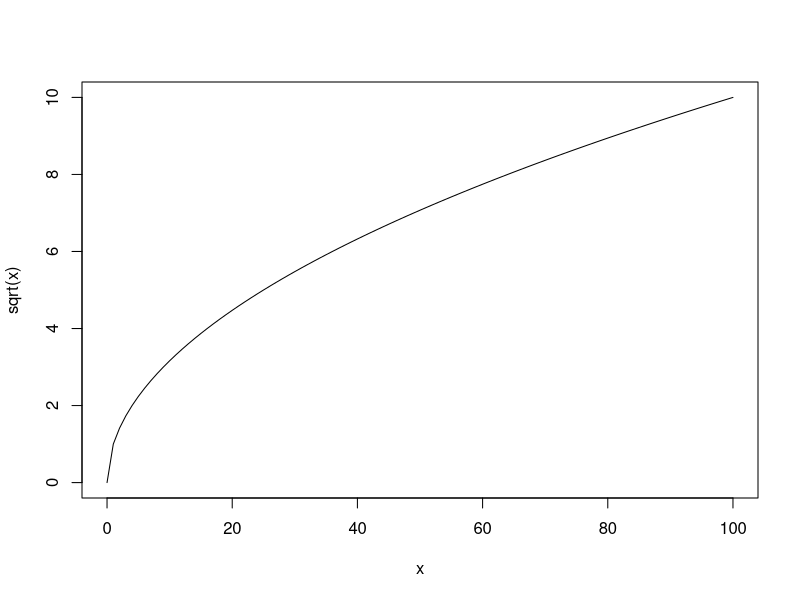
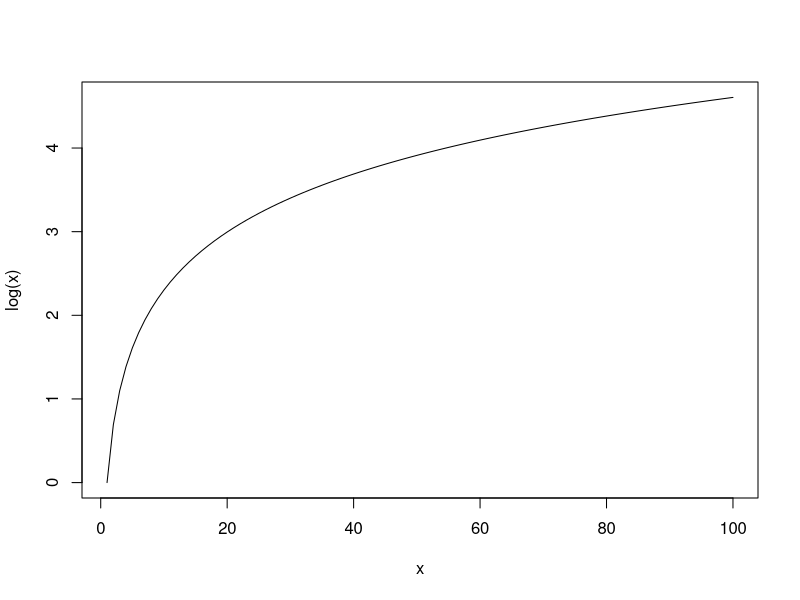
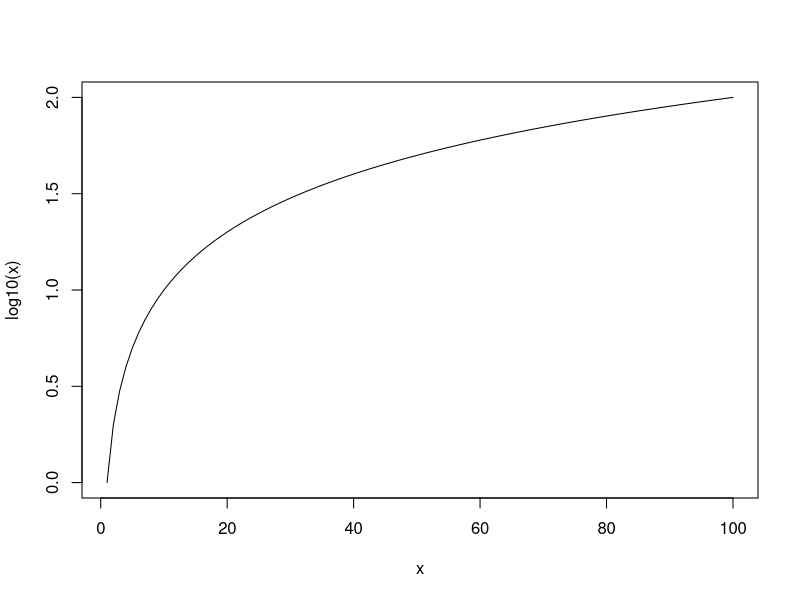
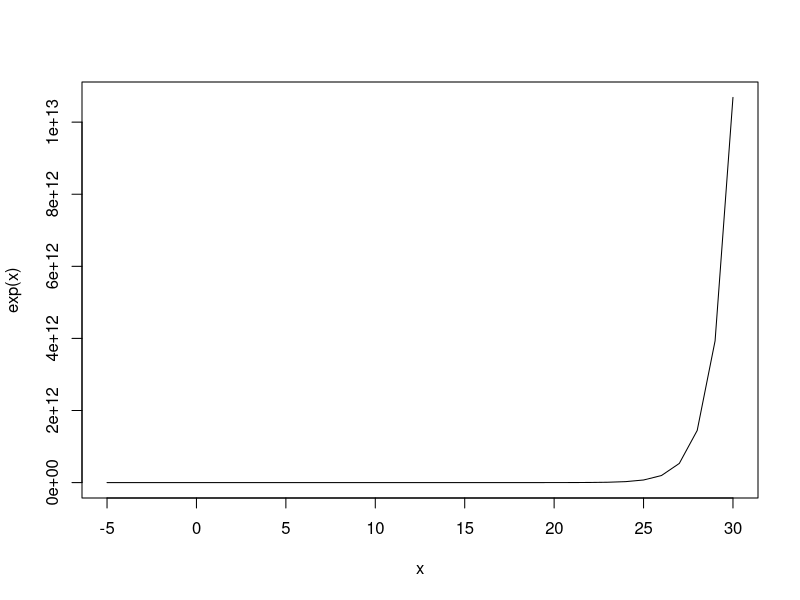
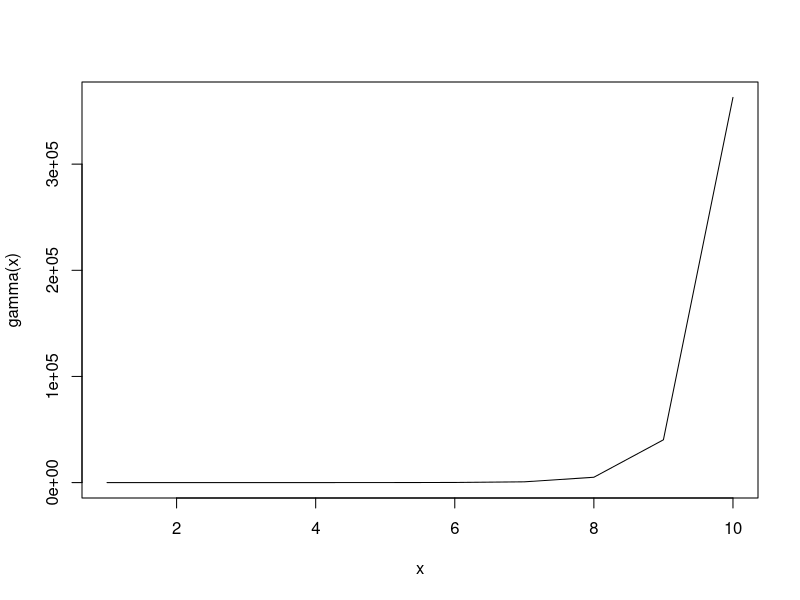
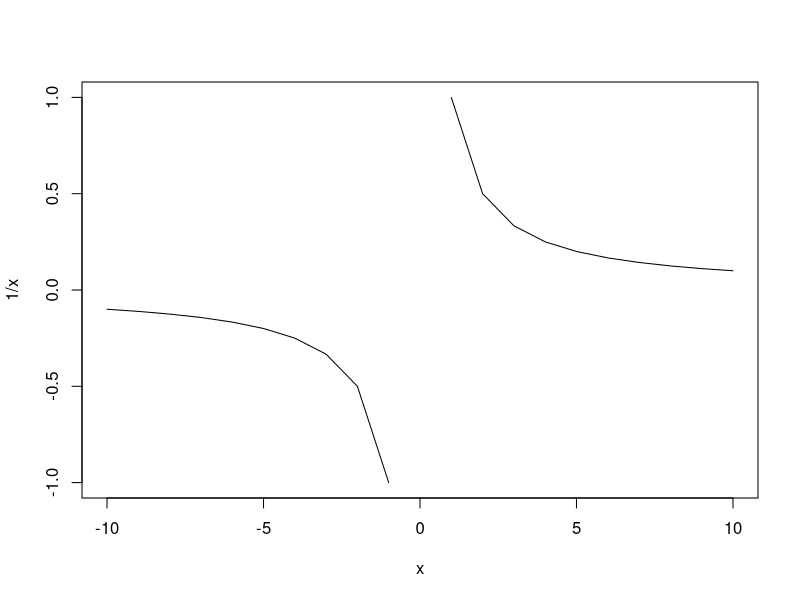
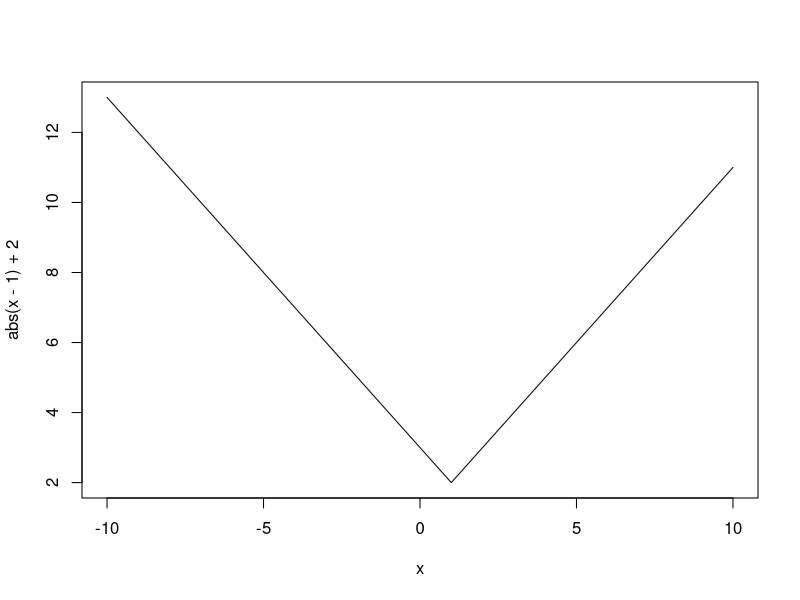
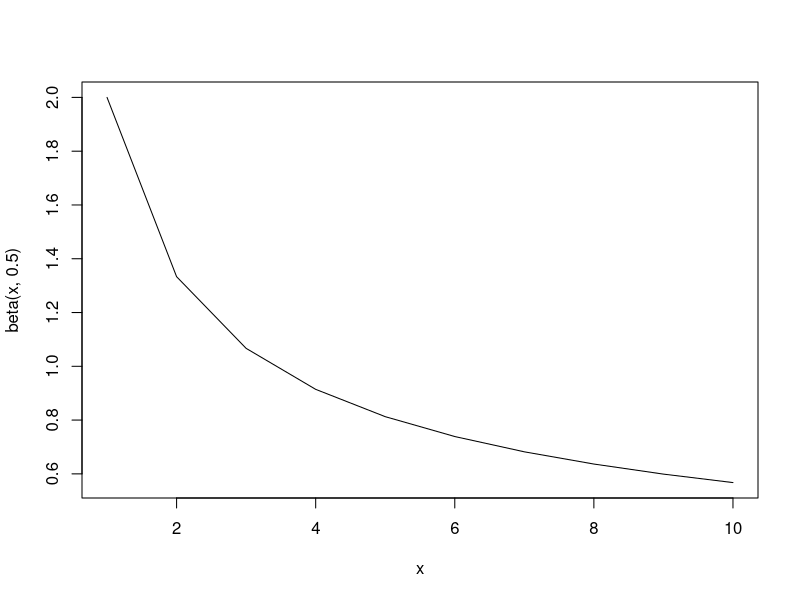

Reproduce these figures in R, in order.
## ---- chunk 1
# source("config/setup.R")
## ---- chunk 2
library(ggplot2)
library(reshape2)
## ---- chunk 3
x <- 0:100
plot(sqrt(x) ~ x, type = "l")
## ---- chunk 4
x <- 1:100
plot(log(x) ~ x, type = "l")
## ---- chunk 5
x <- 1:100
plot(log10(x) ~ x, type = "l")
## ---- chunk 6
x <- -5:30
plot(exp(x) ~ x, type = "l")
## ---- chunk 7
x <- 1:10
plot(gamma(x) ~ x, type = "l")
## ---- chunk 8
x <- c(-10:10)
plot(1/x ~ x, type = "l")
## ---- chunk 9
x <- c(-10:10)
plot(abs(x-1)+2 ~ x, type = "l")
## ---- chunk 10
x <- c(1:10)
plot(beta(x, 0.5) ~ x, type = "l")
## ---- chunk 11
x <- c(-10:10)
plot((x-1)^3 ~ x, type = "l")
## ---- chunk 12
x <- c(-10:10)
plot((x+1)/x ~ x, type = "l")
## ---- chunk 13
x <- seq(-300, 300, length.out = 300)
df <- data.frame(x = x,
           sqrt.x = sqrt(x),
           ln.x = log(x),
           log10.x = log10(x),
           exp.x = exp(x),
           gamma.x = gamma(x),
           inv.x = 1/x,
           mod.x = abs(x-1)+2,
           beta = beta(x, 0.5),
           cube = (x-1)^3,
           f.x = (x+1)/x
)
df.l <- reshape2::melt(df, id.vars = "x")
df.l$value <- ifelse(is.nan(df.l$value), NA, df.l$value)
## ---- chunk 14
# Todos exceto gamma
  ggplot(data = df.l[!df.l$variable%in%c("gamma.x"), ], aes(x = x, y = value)) +
    geom_line() +
    facet_wrap(~variable, scale = "free_y")
## ---- chunk 15
fx.a <- function(x, theta){
  2*(x*log(x/theta) -x + theta)
}
df <- data.frame(x = rep(1:50, 3),
                 theta = rep(c(10, 20, 30), each = 50))
df$y <- fx.a(df$x, df$theta)
df$theta <- as.factor(df$theta)
ggplot(data = df, aes(x = x, y = y, color = theta)) +
  geom_line()

# Forma mais "tradicional"
# fx.a <- Vectorize(fx.a, "x")
# x <- 1:40
# y <- fx.a(x, 20)
# plot(y ~ theta, type = "l")
# lines(x, fx.a(x, 30), col = "green")
# lines(x, fx.a(x, 10), col = "red")
# legend(x = 20, y = 30, legend = "topright", )

## ---- chunk 16
fx.2b <- function(x, theta){
  choose(100, x)*exp((x*log(theta/(1-theta)) + 100*log(1-theta)))
}
df <- data.frame(x = rep(1:100, times = 5),
                 theta = rep(c(0.01, 0.1, 0.3, 0.5, 0.9), each = 100))
df$y <- fx.2b(df$x, df$theta)
df$theta <- as.factor(df$theta)
ggplot(data = df, aes(x = x, y = y, color = theta)) +
  geom_line()
## ---- chunk 17
fx.2c <- function(x, theta){
  2*((x/theta) - log(x/theta) -1)
}

df <- data.frame(x = rep(1:100, times = 5),
                 theta = rep(c(10, 25, 50, 75, 90), each = 100))
df$y <- fx.2c(df$x, df$theta)
df$theta <- as.factor(df$theta)
ggplot(data = df, aes(x = x, y = y, color = theta)) +
  geom_line()
## ---- chunk 18
fx.2d <- function(x, theta, p){
   2*((x^(2-p))/((1-p)*(2-p)) - (x*(theta^(1-p)))/(1-p) + (theta^(2-p))/(2-p))
}
df <- expand.grid(p = seq(1.05,1.95,length.out = 3),
                  theta = c(3, 7, 13, 17),
                  x = 1:20)
df$y <- fx.2d(df$x, df$theta, df$p)
df$theta <- as.factor(round(df$theta,2))
df$p <- as.factor(round(df$p,2))
ggplot(data = df, aes(x = x, y = y, color = theta, linetype = p)) +
  geom_line()
## ---- chunk 19
fx.e <- function(x, theta){
  2*(1-cos(x-theta))
}
df <- data.frame(x = rep(seq(0, 2*pi, length.out = 40), 5),
                 theta = rep(c(0, pi/2, pi, 3*(pi/2), 2*pi), each = 40))
df$y <- fx.e(df$x, df$theta)
df$theta <- as.factor(round(df$theta,2))
ggplot(data = df, aes(x = x, y = y, color = theta)) +
  geom_line()
## ---- chunk 20
fx.3a <- function(x){
  sqrt(x) + x
}
df <- data.frame(x = 0:2)
df$y <- fx.3a(df$x)
ggplot(data = df, aes(x = x, y = y)) +
  geom_line() +
  geom_point() +
  geom_vline(xintercept = 0, col = "blue", alpha = 0.4)
## ---- chunk 21
fx.3b <- function(x){
  (x^2 + x)/(x + 3)
}
df <- data.frame(x = 1:3)
df$y <- fx.3b(df$x)
ggplot(data = df, aes(x = x, y = y)) +
  geom_line() +
  geom_point() +
  geom_vline(xintercept = 2, col = "blue", alpha = 0.4)
# fx.3b(2)
## ---- chunk 22
fx.3e <- function(x){
  sin(x)
}
df <- data.frame(x = -2:2)
df$y <- fx.3e(df$x)
ggplot(data = df, aes(x = x, y = y)) +
  geom_line() +
  geom_point() +
  geom_vline(xintercept = 0, col = "blue", alpha = 0.4)
## ---- chunk 23
x <- 0:100
plot(sqrt(x)~x, type = "l")
abline(v = 0, col = "blue")
## ---- chunk 24
fx.4b <- function(x){
  (x^2 - 4)/(x -2)
}
df <- data.frame(x = c(0,1,1.9,2,2.1, 3, 4))
df$y <- fx.4b(df$x)
ggplot(data = df, aes(x = x, y = y)) +
  geom_line() +
  geom_point() +
  geom_vline(xintercept = 2, col = "blue", alpha = 0.4)
## ---- chunk 25
df <- data.frame(x = -3:3)
df$y <- with(df, ifelse(x < 1, x, ifelse(x > 1, 1/x, 1)))
ggplot(data = df, aes(x = x, y = y)) +
  geom_line() +
  geom_point() +
  geom_vline(xintercept = 1, col = "blue", alpha = 0.4)
# fx.3b(2)
## ---- chunk 26
df <- data.frame(x = 1:5)
df$y <- gamma(df$x)
ggplot(data = df, aes(x = x, y = y)) +
  geom_line() +
  geom_point() +
  geom_vline(xintercept = 2, col = "blue", alpha = 0.4)
## ---- chunk 27
df <- data.frame(x = -3:3)
df$y <- with(df, (abs(x-2)/(x-2)))
ggplot(data = df, aes(x = x, y = y)) +
  geom_line() +
  geom_point() +
  geom_vline(xintercept = 2, col = "blue", alpha = 0.4)
## ---- chunk 28
fx <- function(x) {
  out <- 1/x
  return(out)
}

f_prime <- function(x) {
  out <- - 1/x^2
  return(out)
}

# Equação da reta y = a + b*x
intercept = (fx(x = 2) - f_prime(x = 2)*2)
intercept
slope <- f_prime(x = 2)
slope

par(mar=c(2.6, 2.8, 1.2, 0.5), mgp = c(1.6, 0.6, 0))
x <- seq(0, 5, l = 11)
plot(fx(x) ~ x, type = "l")
dev_values <- seq(0.5, 5, l = 100)
lines(dev_values, c(intercept + slope*dev_values))
points(2, fx(2))
## ---- chunk 29
x <- seq(-5,5, length.out = 300)
fx <- x^3
plot(fx ~ x, type = "l")
tang <- 27*x+54
lines(x, tang, col = "red")
points(-3, -27, col = "blue")
tang <- 27*x-54 #Reta tangente no ponto -3
points(3, 27, col = "blue")
lines(x, tang, col = "green")
## ---- chunk 30
x <- -5:3
plot(exp(x)~x, type = "l")

points(0, 1, col = "blue")
y <- x+1 #Reta tangente no ponto 0
lines(x, y, type = "l", col = "red")
## ---- chunk 31
x <- seq(0,10, length.out = 30)
fx <- log(x)
plot(fx ~ x, type = "l")
tang <- 0.5*x-1+log(2) #Reta tangente no ponto 2
lines(x, tang, col = "red")
points(2, log(2), col = "blue")
## ---- chunk 32
#f(u)
f <- function(y, mu){
  return(sum((y-mu)^2))
}
yi <- c(2.09, -1.32, -0.2, 0.05, -0.07)
mu <- -20:20
out <- c()
for (i in 1:length(mu)){
  out[i] <- f(yi, mu[i])
}
plot(out ~ mu, type = "l")

# Série de taylor
taylor_ap <- function(mu, mu0, fprime, f_dprime, y){
  value <- f(y, mu = mu0) +
           (mu - mu0)*fprime(mu = mu0, y = y) + 
           (((mu-mu0)^2)/2)*f_dprime(y = y)
  return(value)
}
taylor_ap <- Vectorize(taylor_ap, "mu")
# f'(u)
fprime <- function(y, mu){
  return(-2*sum(y-mu))
}
#f''(u)
f_dprime <- function(y){
  return(+2*length(y))
}
lines(-20:20, taylor_ap(mu = c(-20:20),
          mu0 = mean(yi),
          fprime = fprime,
          f_dprime = f_dprime,
          y = yi),
      col = "red", lty = 2)

legend("topleft", legend = c("True","Taylor (mu0 = -0.11)"),lty = c(1,2), col = c(1,2), lwd = c(1,1), bty = "n")
## ---- chunk 33
# Distribuição Gamma
#f(u)
f <- function(y, mu){
  return(2*sum((y*log(y/mu)+mu-y)))
}
yi <- c(7, 4, 4, 6, 5)
mu <- seq(1,13, length.out = 1000)
out <- c()
for (i in 1:length(mu)){
  out[i] <- f(yi, mu[i])
}
plot(out ~ mu, type = "l")
# f'(u)
fprime <- function(y, mu){
  return(sum(2*((-y/mu) + 1)))
}
#f''(u)
f_dprime <- function(y, mu){
  return(sum(2*(y/(mu^2))))
}
taylor_ap <- function(mu, mu0, fprime, f_dprime, y){
  value <- f(y, mu = mu0) +
           (mu - mu0)*fprime(mu = mu0, y = y) + 
           (((mu-mu0)^2)/2)*f_dprime(y = y, mu = mu0)
  return(value)
}
taylor_ap <- Vectorize(taylor_ap, "mu")
# taylor_ap(mu = c(2,3), mu0 = mean(yi), fprime = fprime, f_dprime = f_dprime, y = yi)

# tt <- taylor_ap(mu = c(2:13), mu0 = mean(yi), fprime = fprime, f_dprime = f_dprime, y = yi)
# plot(tt ~ c(2:13))

lines(mu, taylor_ap(mu = mu,
          mu0 = mean(yi),
          fprime = fprime,
          f_dprime = f_dprime,
          y = yi),
      col = "red", lty = 2)

legend("topleft", legend = c("Função Verdadeira","Taylor (mu0 = 5.2)"),lty = c(1,2), col = c(1,2), lwd = c(1,1), bty = "n")
## ---- chunk 34
#f(u)
f <- function(y, mu){
  return(sum(2*((y/mu)-log(y/mu)-1)))
}
yi <- c(2.35, 0.16, 0.56, 1.05, 0.51)
mu <- seq(0.5, 1.5, length.out = 100)
out <- c()
for (i in 1:length(mu)){
  out[i] <- f(yi, mu[i])
}
plot(out ~ mu, type = "l")
# f'(u)
fprime <- function(y, mu){
  return(2*(sum((-y/(mu^2)) + 1/mu)))
}
#f''(u)
f_dprime <- function(y, mu){
  return(2*sum(((2*y)/(mu^3)) -(1/(mu^2))))
}
taylor_ap <- function(mu, mu0, fprime, f_dprime, y){
  value <- f(y, mu = mu0) +
           (mu - mu0)*fprime(mu = mu0, y = y) + 
           (((mu-mu0)^2)/2)*f_dprime(y = y, mu = mu0)
  return(value)
}
taylor_ap <- Vectorize(taylor_ap, "mu")
lines(mu, taylor_ap(mu = mu,
          mu0 = mean(yi),
          fprime = fprime,
          f_dprime = f_dprime,
          y = yi),
      col = "red", lty = 2)

legend("topleft", legend = c("Função Verdadeira","Taylor (mu0 = 0.926)"),lty = c(1,2), col = c(1,2), lwd = c(1,1), bty = "n")
## ---- chunk 35
#f(u)
# mu <- 0.01
# y <- yi
f <- function(y, mu){
  return(sum(2*(ifelse(y == 0, (1-y)*log((1-y)/(1-mu)), y*log(y/mu)))))
}
yi <- c(1,0,1,1,1)
# yi <- rbinom(1000, 1, 0.5) Aproxima legal!!
mu <- seq(0.4,0.99, length.out = 100)
out <- c()
for (i in 1:length(mu)){
  out[i] <- f(yi, mu[i])
}
plot(out ~ mu, type = "l")
# f'(u)

fprime <- function(y, mu){
  return((-2*sum(y)+2*length(y)*mu)/(mu*(1-mu)))
}

fprime <- function(y, mu){
  return(2*sum((-y/mu)+((1-y)/(1-mu))))
}

#f''(u)
f_dprime <- function(y, mu){
  return(2*sum((y/(mu^2)) + (1-y)/(1-mu)^2))
}

taylor_ap <- function(mu, mu0, fprime, f_dprime, y){
  value <- f(y, mu = mu0) +
           (mu - mu0)*fprime(mu = mu0, y = y) + 
           (((mu-mu0)^2)/2)*f_dprime(y = y, mu = mu0)
  return(value)
}
taylor_ap <- Vectorize(taylor_ap, "mu")

lines(mu, taylor_ap(mu = mu,
          mu0 = mean(yi),
          fprime = fprime,
          f_dprime = f_dprime,
          y = yi),
      col = "red", lty = 2)

legend("topleft", legend = c("Função Verdadeira","Taylor (mu0 = 0.8)"),lty = c(1,2), col = c(1,2), lwd = c(1,1), bty = "n")
## ---- chunk 36
#f(u)
f <- function(y, mu){
  return(sum(2*(y*log(y/mu) + (1+y)*log((1+mu)/(1+y)))))
}
yi <- c(7,4,4,6,5)
# yi <- rpois(100, mean(yi))
mu <- seq(1,20, length.out = 100)
# y <- yi
# mu <- 0.01
# f(yi, 2)
out <- c()
for (i in 1:length(mu)){
  out[i] <- f(yi, mu[i])
}
plot(out ~ mu, type = "l")
# f'(u)
fprime <- function(y, mu){
  return(2*sum((-y/mu) + (1+y)/(1+mu)))
}
#f''(u)
f_dprime <- function(y, mu){
  return(2*sum((y/(mu^2)) - (1+y)/((1+mu)^2)))
}
taylor_ap <- function(mu, mu0, fprime, f_dprime, y){
  value <- f(y, mu = mu0) +
           (mu - mu0)*fprime(mu = mu0, y = y) + 
           (((mu-mu0)^2)/2)*f_dprime(y = y, mu = mu0)
  return(value)
}
taylor_ap <- Vectorize(taylor_ap, "mu")
lines(mu, taylor_ap(mu = mu,
          mu0 = mean(yi),
          fprime = fprime,
          f_dprime = f_dprime,
          y = yi),
      col = "red", lty = 2)

legend("topleft", legend = c("Função Verdadeira","Taylor (mu0 = 5.2)"),lty = c(1,2), col = c(1,2), lwd = c(1,1), bty = "n")
## ---- chunk 37
soma_riemann <- function(n, a, b, fx, ...) {
  intervalos <- seq(a, b, length = n)
  ci <- c()
  soma <- c()
  for(i in 1:c(n-1)) {
    Deltai <- (intervalos[i+1] - intervalos[i]) # tamanho do intervalo
    ci[i] <- (intervalos[i+1] + intervalos[i])/2 # ponto central do intervalo
    soma[i] <- fx(ci[i])*Deltai # cada elemento da soma
  }
  return(sum(soma))
}
soma_riemann <- Vectorize(soma_riemann, "n")
## ---- chunk 38
fx <- function(x) {
  return(exp(-(((x-5)^2)/2)))
}
soma_riemann(n = 1000,a = -150, b = 150, fx = fx)
## ---- chunk 39
fx <- function(x) {
  return(x * exp(-x/5))
}
soma_riemann(n = 1000,a = 0, b = 100, fx = fx)
## ---- chunk 40
fx <- function(x) {
  return(exp(-((2*(x-5)^2)/(27*x))))
}
soma_riemann(n = 1000,a = 0, b = 100, fx = fx)
## ---- chunk 41
fx <- function(x) {
  return(exp(-(abs(x-5)/2)))
}
soma_riemann(n = 1000,a = 0, b = 100, fx = fx)
## ---- chunk 42
fx <- function(x) {
  return((1/x)+(1/(x^3)))
}
soma_riemann(n = 1000,a = 1, b = 2, fx = fx)
## ---- chunk 43
set.seed(13403259)
y <- rnorm(100) # Simulação de um conjunto de valores adequados para yi
## ---- chunk 44
u <- -10:10 # Diferentes valores de u
mm <- matrix(0, nrow = 100, ncol = 21)
colnames(mm) <- -10:10
j <- 1
for (j in 1:21){
  mm[, j] <- abs(y - u[j])
}
mm.sum <- colSums(mm)
# Esboço do gráfico da função
plot(mm.sum ~ u, type= c("b"))
## ---- chunk 45
f.perda.abs <- function(y, u){
  return(sum(abs(y-u)))
}
optim(0, fn = f.perda.abs, y = y)$par
# optim(-0.2422656, fn = f.perda.abs, y = y) # Forçando a Mediana
# optim(-0.5, fn = f.perda.abs, y = y)
median(y)
## ---- chunk 46
y <- rnorm(100)
f.perda.quad <- function(y, u){
  return(sum((y-u)^2))
}
df <- data.frame(mu = -10:10)
df$perda.absoluta <- apply(df, 1, function(mu){f.perda.abs(y, mu)})
df$perda.quadratica <- apply(df[, 1, drop = F], 1, function(mu){f.perda.quad(y, mu)})
long <- melt(df, id.vars = "mu")
ggplot(long, aes(x = mu, y = value, color = variable)) +
  geom_line() +
  facet_wrap(~variable, ncol = 1, scale = "free") +
  theme(legend.position = "none") +
  labs(y = "Perda")
## ---- chunk 47
x1 <- -50:49
b0 <- 10
b1 <- 2
set.seed(123)
y <- rnorm(100, mean = b0 + b1*x1, sd = 10)
plot(y ~ x1)
df <- expand.grid(b0 = seq(9.5, 10.5, length.out = 100),
                  b1 = seq(1.5, 2.5, length.out = 100))
df$perda.abs <- 0
for (i in 1:nrow(df)){
  mu <- df[i, 1] + df[i, 2]*x1
  perda <- sum(abs(y - mu))
  df[i, 3] <- perda
}
# head(df)

mat <- dcast(df, b0 ~ b1, fun.aggregate = sum, value.var = "perda.abs")
mat <- as.matrix(mat)
# head(mat)

image(mat[, 1], as.numeric(colnames(mat)[-1]), mat[, -1], xlab = "b0", ylab = "b1")
contour(mat[, 1], as.numeric(colnames(mat)[-1]), mat[, -1], add = T, drawlabels = T, nlevels = 20)
## ---- chunk 48
fx.perda <- function(b, y, x){
  mu <- b[1] + b[2]*x
  return(sum(abs(y-mu)))
}
# Valor de bo e b1 que minimizam a função perda
optim(c(10, 2), fx.perda, y = y, x = x1)$par
